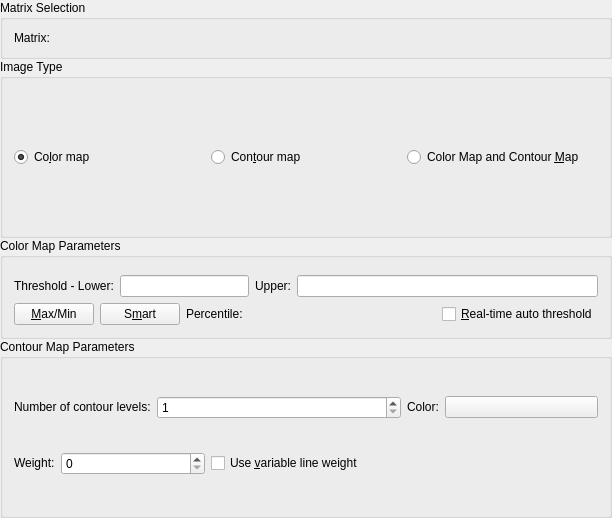
<?xml version="1.0" encoding="UTF-8"?>
<ui version="4.0">
 <exportmacro>KST_EXPORT</exportmacro>
 <class>ImageDialogWidget</class>
 <widget class="QWidget" name="ImageDialogWidget">
  <property name="geometry">
   <rect>
    <x>0</x>
    <y>0</y>
    <width>612</width>
    <height>518</height>
   </rect>
  </property>
  <layout class="QVBoxLayout">
   <property name="spacing">
    <number>0</number>
   </property>
   <property name="margin">
    <number>0</number>
   </property>
   <item>
    <widget class="QGroupBox" name="_matrixGroup">
     <property name="sizePolicy">
      <sizepolicy hsizetype="Preferred" vsizetype="Fixed">
       <horstretch>0</horstretch>
       <verstretch>0</verstretch>
      </sizepolicy>
     </property>
     <property name="title">
      <string>Matrix Selection</string>
     </property>
     <layout class="QGridLayout">
      <item row="0" column="1">
       <widget class="MatrixSelector" name="_matrix" native="true">
        <property name="sizePolicy">
         <sizepolicy hsizetype="MinimumExpanding" vsizetype="Preferred">
          <horstretch>0</horstretch>
          <verstretch>0</verstretch>
         </sizepolicy>
        </property>
       </widget>
      </item>
      <item row="0" column="0">
       <widget class="QLabel" name="textLabel3">
        <property name="sizePolicy">
         <sizepolicy hsizetype="Fixed" vsizetype="Minimum">
          <horstretch>0</horstretch>
          <verstretch>0</verstretch>
         </sizepolicy>
        </property>
        <property name="text">
         <string>Matrix:</string>
        </property>
        <property name="wordWrap">
         <bool>false</bool>
        </property>
       </widget>
      </item>
     </layout>
    </widget>
   </item>
   <item>
    <widget class="QGroupBox" name="_imageTypeGroup">
     <property name="title">
      <string>Image Type</string>
     </property>
     <layout class="QGridLayout">
      <item row="0" column="0">
       <widget class="QRadioButton" name="_colorOnly">
        <property name="text">
         <string>Co&amp;lor map</string>
        </property>
        <property name="checked">
         <bool>true</bool>
        </property>
       </widget>
      </item>
      <item row="0" column="1">
       <widget class="QRadioButton" name="_contourOnly">
        <property name="text">
         <string>Con&amp;tour map</string>
        </property>
       </widget>
      </item>
      <item row="0" column="2">
       <widget class="QRadioButton" name="_colorAndContour">
        <property name="text">
         <string>Color Map and Contour &amp;Map</string>
        </property>
       </widget>
      </item>
     </layout>
    </widget>
   </item>
   <item>
    <widget class="QGroupBox" name="_colorMapGroup">
     <property name="sizePolicy">
      <sizepolicy hsizetype="Minimum" vsizetype="Fixed">
       <horstretch>0</horstretch>
       <verstretch>0</verstretch>
      </sizepolicy>
     </property>
     <property name="title">
      <string>Color Map Parameters</string>
     </property>
     <layout class="QGridLayout">
      <item row="0" column="0" colspan="4">
       <widget class="ColorPaletteWidget" name="_colorPalette" native="true">
        <property name="minimumSize">
         <size>
          <width>0</width>
          <height>0</height>
         </size>
        </property>
       </widget>
      </item>
      <item row="2" column="0">
       <widget class="QPushButton" name="_autoThreshold">
        <property name="sizePolicy">
         <sizepolicy hsizetype="Fixed" vsizetype="Fixed">
          <horstretch>0</horstretch>
          <verstretch>0</verstretch>
         </sizepolicy>
        </property>
        <property name="text">
         <string>&amp;Max/Min</string>
        </property>
        <attribute name="buttonGroup">
         <string/>
        </attribute>
       </widget>
      </item>
      <item row="1" column="2" colspan="2">
       <layout class="QHBoxLayout">
        <item>
         <widget class="QLabel" name="textLabel2">
          <property name="text">
           <string>Upper:</string>
          </property>
          <property name="wordWrap">
           <bool>false</bool>
          </property>
          <property name="buddy">
           <cstring>_upperZ</cstring>
          </property>
         </widget>
        </item>
        <item>
         <widget class="QLineEdit" name="_upperZ">
          <property name="sizePolicy">
           <sizepolicy hsizetype="MinimumExpanding" vsizetype="Fixed">
            <horstretch>0</horstretch>
            <verstretch>0</verstretch>
           </sizepolicy>
          </property>
         </widget>
        </item>
       </layout>
      </item>
      <item row="1" column="0" colspan="2">
       <layout class="QHBoxLayout">
        <item>
         <widget class="QLabel" name="textLabel2_4">
          <property name="text">
           <string>Threshold - Lower:</string>
          </property>
          <property name="wordWrap">
           <bool>false</bool>
          </property>
          <property name="buddy">
           <cstring>_lowerZ</cstring>
          </property>
         </widget>
        </item>
        <item>
         <widget class="QLineEdit" name="_lowerZ">
          <property name="sizePolicy">
           <sizepolicy hsizetype="MinimumExpanding" vsizetype="Fixed">
            <horstretch>0</horstretch>
            <verstretch>0</verstretch>
           </sizepolicy>
          </property>
         </widget>
        </item>
       </layout>
      </item>
      <item row="2" column="1">
       <layout class="QHBoxLayout">
        <item>
         <widget class="QPushButton" name="_smartThreshold">
          <property name="sizePolicy">
           <sizepolicy hsizetype="Fixed" vsizetype="Fixed">
            <horstretch>0</horstretch>
            <verstretch>0</verstretch>
           </sizepolicy>
          </property>
          <property name="text">
           <string>S&amp;mart</string>
          </property>
         </widget>
        </item>
        <item>
         <widget class="QLabel" name="textLabel1_4">
          <property name="sizePolicy">
           <sizepolicy hsizetype="Fixed" vsizetype="Preferred">
            <horstretch>0</horstretch>
            <verstretch>0</verstretch>
           </sizepolicy>
          </property>
          <property name="text">
           <string>Percentile:</string>
          </property>
          <property name="wordWrap">
           <bool>false</bool>
          </property>
         </widget>
        </item>
        <item>
         <widget class="KDoubleNumInput" name="_smartThresholdValue">
          <property name="value">
           <double>0.500000000000000</double>
          </property>
          <property name="minValue" stdset="0">
           <number>0</number>
          </property>
          <property name="maxValue" stdset="0">
           <number>45</number>
          </property>
         </widget>
        </item>
       </layout>
      </item>
      <item row="2" column="3">
       <widget class="QCheckBox" name="_realTimeAutoThreshold">
        <property name="text">
         <string>&amp;Real-time auto threshold</string>
        </property>
        <attribute name="buttonGroup">
         <string/>
        </attribute>
       </widget>
      </item>
      <item row="2" column="2">
       <spacer name="spacer6">
        <property name="orientation">
         <enum>Qt::Horizontal</enum>
        </property>
        <property name="sizeType">
         <enum>QSizePolicy::Expanding</enum>
        </property>
        <property name="sizeHint" stdset="0">
         <size>
          <width>41</width>
          <height>21</height>
         </size>
        </property>
       </spacer>
      </item>
     </layout>
    </widget>
   </item>
   <item>
    <widget class="QGroupBox" name="_contourMapGroup">
     <property name="title">
      <string>Contour Map Parameters</string>
     </property>
     <layout class="QGridLayout">
      <item row="0" column="2">
       <layout class="QHBoxLayout">
        <item>
         <widget class="QLabel" name="textLabel2_3">
          <property name="sizePolicy">
           <sizepolicy hsizetype="Fixed" vsizetype="Fixed">
            <horstretch>0</horstretch>
            <verstretch>0</verstretch>
           </sizepolicy>
          </property>
          <property name="text">
           <string>Color:</string>
          </property>
          <property name="wordWrap">
           <bool>false</bool>
          </property>
          <property name="buddy">
           <cstring>_contourColor</cstring>
          </property>
         </widget>
        </item>
        <item>
         <widget class="KColorButton" name="_contourColor">
          <property name="text">
           <string/>
          </property>
          <property name="color">
           <color>
            <red>0</red>
            <green>0</green>
            <blue>0</blue>
           </color>
          </property>
         </widget>
        </item>
       </layout>
      </item>
      <item row="0" column="0" colspan="2">
       <layout class="QHBoxLayout">
        <item>
         <widget class="QLabel" name="textLabel1_3">
          <property name="sizePolicy">
           <sizepolicy hsizetype="Fixed" vsizetype="Fixed">
            <horstretch>0</horstretch>
            <verstretch>0</verstretch>
           </sizepolicy>
          </property>
          <property name="text">
           <string>Number of contour levels:</string>
          </property>
          <property name="wordWrap">
           <bool>false</bool>
          </property>
          <property name="buddy">
           <cstring>_numContourLines</cstring>
          </property>
         </widget>
        </item>
        <item>
         <widget class="QSpinBox" name="_numContourLines">
          <property name="sizePolicy">
           <sizepolicy hsizetype="Expanding" vsizetype="Fixed">
            <horstretch>0</horstretch>
            <verstretch>0</verstretch>
           </sizepolicy>
          </property>
          <property name="minimum">
           <number>1</number>
          </property>
          <property name="maximum">
           <number>10</number>
          </property>
         </widget>
        </item>
       </layout>
      </item>
      <item row="1" column="0">
       <layout class="QHBoxLayout">
        <item>
         <widget class="QLabel" name="textLabel1">
          <property name="sizePolicy">
           <sizepolicy hsizetype="Fixed" vsizetype="Fixed">
            <horstretch>0</horstretch>
            <verstretch>0</verstretch>
           </sizepolicy>
          </property>
          <property name="text">
           <string>Weight:</string>
          </property>
          <property name="wordWrap">
           <bool>false</bool>
          </property>
          <property name="buddy">
           <cstring>_contourWeight</cstring>
          </property>
         </widget>
        </item>
        <item>
         <widget class="QSpinBox" name="_contourWeight">
          <property name="buttonSymbols">
           <enum>QAbstractSpinBox::UpDownArrows</enum>
          </property>
          <property name="maximum">
           <number>5</number>
          </property>
         </widget>
        </item>
       </layout>
      </item>
      <item row="1" column="1" colspan="2">
       <layout class="QHBoxLayout">
        <item>
         <widget class="QCheckBox" name="_useVariableWeight">
          <property name="text">
           <string>Use &amp;variable line weight</string>
          </property>
         </widget>
        </item>
        <item>
         <spacer name="spacer2">
          <property name="orientation">
           <enum>Qt::Horizontal</enum>
          </property>
          <property name="sizeType">
           <enum>QSizePolicy::Expanding</enum>
          </property>
          <property name="sizeHint" stdset="0">
           <size>
            <width>76</width>
            <height>25</height>
           </size>
          </property>
         </spacer>
        </item>
       </layout>
      </item>
     </layout>
    </widget>
   </item>
   <item>
    <widget class="CurvePlacementWidget" name="_curvePlacement" native="true">
     <property name="sizePolicy">
      <sizepolicy hsizetype="Preferred" vsizetype="Fixed">
       <horstretch>0</horstretch>
       <verstretch>0</verstretch>
      </sizepolicy>
     </property>
    </widget>
   </item>
  </layout>
 </widget>
 <layoutdefault spacing="6" margin="11"/>
 <customwidgets>
  <customwidget>
   <class>KDoubleNumInput</class>
   <extends>QWidget</extends>
   <header>knuminput.h</header>
  </customwidget>
  <customwidget>
   <class>KColorButton</class>
   <extends>QPushButton</extends>
   <header>kcolorbutton.h</header>
  </customwidget>
  <customwidget>
   <class>ColorPaletteWidget</class>
   <extends>QWidget</extends>
   <header>colorpalettewidget.h</header>
  </customwidget>
  <customwidget>
   <class>MatrixSelector</class>
   <extends>QWidget</extends>
   <header>matrixselector.h</header>
  </customwidget>
  <customwidget>
   <class>CurvePlacementWidget</class>
   <extends>QWidget</extends>
   <header>curveplacementwidget.h</header>
  </customwidget>
 </customwidgets>
 <tabstops>
  <tabstop>_matrix</tabstop>
  <tabstop>_colorOnly</tabstop>
  <tabstop>_lowerZ</tabstop>
  <tabstop>_upperZ</tabstop>
  <tabstop>_autoThreshold</tabstop>
  <tabstop>_realTimeAutoThreshold</tabstop>
  <tabstop>_numContourLines</tabstop>
  <tabstop>_contourColor</tabstop>
  <tabstop>_contourWeight</tabstop>
  <tabstop>_useVariableWeight</tabstop>
  <tabstop>_curvePlacement</tabstop>
 </tabstops>
 <includes>
  <include location="global">kst_export.h</include>
  <include location="local">colorpalettewidget.h</include>
  <include location="local">knuminput.h</include>
  <include location="local">knuminput.h</include>
  <include location="local">kcolorbutton.h</include>
 </includes>
 <resources/>
 <connections/>
</ui>
